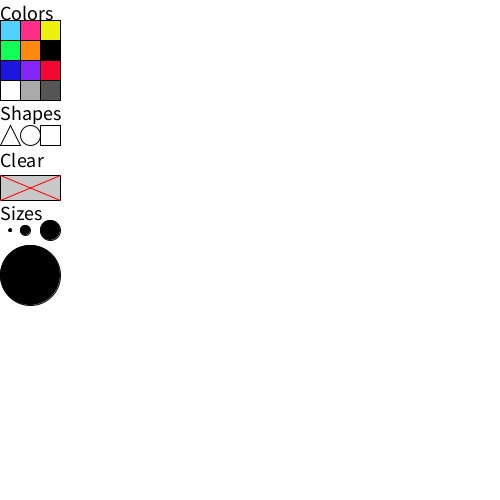
Frame 1 (no input)
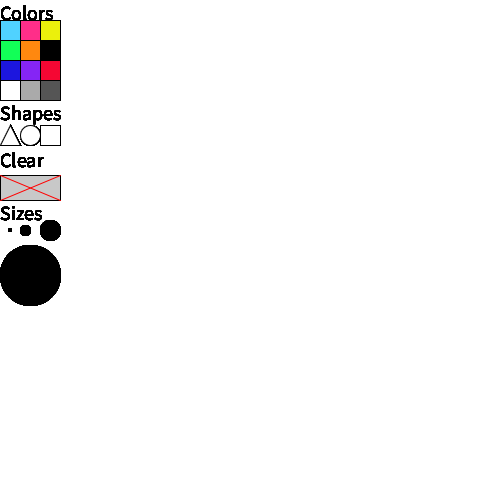
Frame 60 (the mouse pressed at the canvas centre just before this capture)
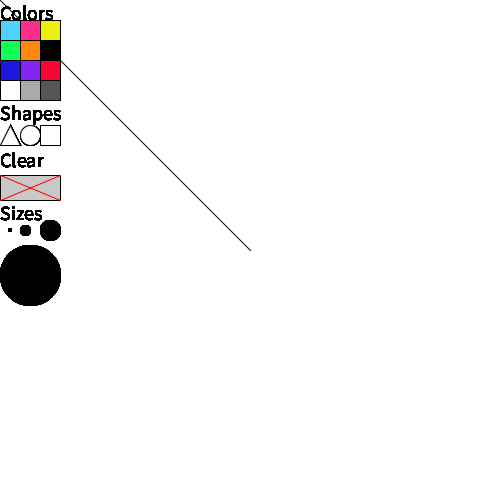
Frame 120 (the mouse held since frame 60 and released just before this capture)

The Processing sketch that drew these frames (run headless with seeded random() and noise(); from frame 60 on, the mouse is pressed at the canvas centre):

// Processing sketch: processing_114326
// ── processing_114326.pde

color paintColor = color(0, 0, 0);
int paintWidth = 1;
//paintShape

void setup() {
  size(500,500);
  background(255);
  stroke(0);
}

void draw() {
  stroke(0);
  strokeWeight(1);
  
  //text above color boxes
  fill(0);
  textSize(20);
  text("Colors", 0, 20);
  
  //color boxes
  fill(80, 210, 255); //cyan fill
  rect(0, 20, 20, 20); //1st box rect
  fill(255, 46, 137); //pink
  rect(20, 20, 20, 20); //2nd box 
  fill(235, 240, 12); //yellow
  rect(40, 20, 20, 20); //3rd box 
  fill(18, 255, 87); //sea foam
  rect(0, 40, 20, 20); //2nd row 1st box ()
  fill(255, 136, 15);//orange
  rect(20, 40, 20, 20); //2nd row 2nd box ()
  fill(0, 0, 0);//black
  rect(40, 40, 20, 20); //2nd row 3rd box ()
  fill(28, 22, 222); //
  rect(0, 60, 20, 20); //3rd row 1st box ()
  fill(133, 37, 245); //
  rect(20, 60, 20, 20); //3rd row 2nd box
  fill(245, 7, 51); //reddish
  rect(40, 60, 20, 20); //3rd row 3rd box
  fill(255, 255, 255); //white
  rect(0, 80, 20, 20); //4th row 1st box (blue)
  fill(170);//gray
  rect(20, 80, 20, 20); //4thy row 2nd box (brown)
  fill(85);//dark gray fill
  rect(40, 80, 20, 20); //4th row 3rd box (white)
  
  //text above shapes
  fill(0);
  textSize(20);
  text("Shapes", 0, 120);
  
  //Shapes
  fill(255, 255, 255); //white fill
  triangle(0, 145, 10, 125, 20, 145); //triangle shape
  fill(255, 255, 255); //white fill
  ellipse(30, 135, 20, 20); //circle shape
  fill(255, 255, 255); //white fill
  rect(40, 125, 20, 20); //square shape
  
  //text above clear screen
  fill(0);
  textSize(20);
  text("Clear", 0, 167);
  
  //gray clear screen box
  
  fill(200);//gray fill
  rect(0, 175, 60, 25); //
  stroke(255, 0, 0);//diag line color red
  line(0, 175, 60, 200);//diagonal line bforward lash
  line(0, 200, 60, 175);//diagonal line back slash
  
  //text above sizes
  stroke(0);
  fill(0);
  textSize(20);
  text("Sizes", 0, 220);
  
  //Sizes
  fill(0);
  ellipse(10, 230, 3, 3); //small size
  ellipse(25, 230, 10, 10); //mediup size
  ellipse(50, 230, 20, 20); //large size
  ellipse(30, 275, 60, 60); //super size
  
  if(mousePressed == true) {
    if(mouseX < 20 && mouseX > 0 && mouseY <40 && mouseY > 20) {
      paintColor = color(80, 210, 255); //1st row 1st box cyan
    }
    if(mouseX < 40 && mouseX > 20 && mouseY <40 && mouseY > 20) {
      paintColor = color(255, 46, 137); //1st row 2nd box pink,
    }
    if(mouseX < 60 && mouseX > 40 && mouseY <40 && mouseY > 20) {
      paintColor = color(235, 240, 12); //1st row 3rd box yellow
    }
    
    
    if(mouseX < 20 && mouseX > 0 && mouseY <60 && mouseY > 40) {
      paintColor = color(18, 255, 87); //2nd row 1st box sea foam
    }
    if(mouseX < 40 && mouseX > 20 && mouseY <60 && mouseY > 40) {
      paintColor = color(255, 136, 15); //2nd row 2nd box orange
    }
    if(mouseX < 60 && mouseX > 40 && mouseY <60 && mouseY > 40) {
      paintColor = color(0, 0, 0); //2nd row 3rd box black
    }
    
    
    if(mouseX < 20 && mouseX > 0 && mouseY <80 && mouseY > 60) {
      paintColor = color(28, 22, 222); //
    }
    if(mouseX < 40 && mouseX > 20 && mouseY <80 && mouseY > 60) {
      paintColor = color(133, 37, 245); //1st row 2nd box purple
    }
    if(mouseX < 60 && mouseX > 40 && mouseY <80 && mouseY > 60) {
      paintColor = color(245, 7, 51); //1st row 3rd box green
    }
    
    
    if(mouseX < 20 && mouseX > 0 && mouseY <100 && mouseY > 80) {
      paintColor = color(255, 255, 255); //2nd row 1st box
    }
    if(mouseX < 40 && mouseX > 20 && mouseY <100 && mouseY > 80) {
      paintColor = color(170); //2nd row 2nd box
    }
    if(mouseX < 60 && mouseX > 40 && mouseY <100 && mouseY > 80) {
      paintColor = color(85); //2nd row 3rd box
    }
    
    
    if(mouseX < 60 && mouseX > 00 && mouseY <200 && mouseY > 175) {
      background(255); //Gray clear screen action
     
    }  
    
    
    if(mouseX < 20 && mouseX > 0 && mouseY <240 && mouseY > 220) {
      paintWidth = 1;
    }
    if(mouseX < 40 && mouseX > 20 && mouseY <240 && mouseY > 220) {
      paintWidth = 7; //sets SW to 7
    }
    if(mouseX < 60 && mouseX > 40 && mouseY <240 && mouseY > 220) {
      paintWidth = 20; //sets SW to 7
    }
    if(mouseX < 60 && mouseX > 0 && mouseY <300 && mouseY > 240) {
      paintWidth = 60; //sets SW to 10
    }
  strokeWeight(paintWidth);
  stroke(paintColor);
    if(mouseY > 20) line(pmouseX, pmouseY, mouseX, mouseY); //draw line from old to new mouse pos.
    
  }
  
}
